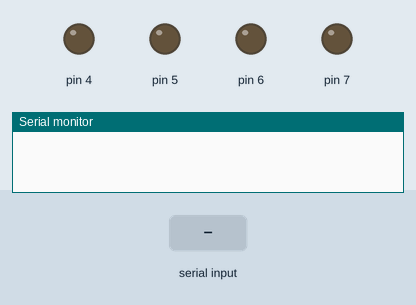
This sketch was run on a simulated Arduino Uno, built with avr-gcc and run on an emulated ATmega328P. On the bench: output pins drawn as LEDs (lit = HIGH), the last lines printed to the serial monitor. The inputs (shaded band) are chosen by the test bench.

Above: at 1.2 s.
1.3 s: "on\n" received over Serial
At 2.5 s:
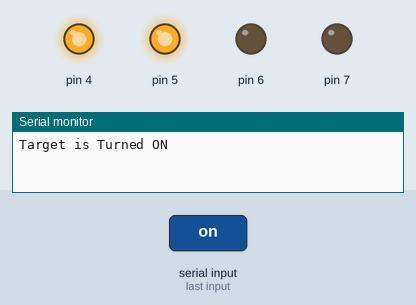
2.8 s: "off\n" received over Serial
At 3.9 s:
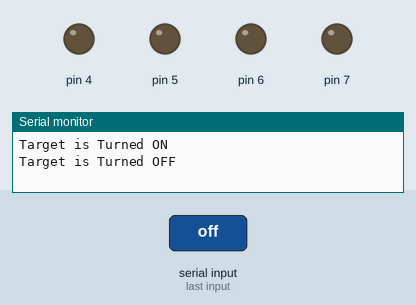
Timing chart, 0 to 5.8 s (numbered marks = the images above; inputs shaded):
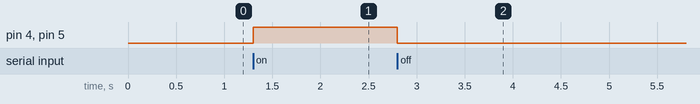

The sketch:

Arduino_remote_relay.ino
```cpp
String relay_status;
String data;

void setup ()
{
pinMode(4, OUTPUT);
pinMode(5, OUTPUT);
pinMode(6, OUTPUT);
pinMode(7, OUTPUT);


Serial.begin (115200);
}

void loop()
{

if(Serial.available()){
        data = Serial.readStringUntil('\n');

        //Serial.println("Reived via serial " + data);

     //relay_status = data.toInt();
       relay_status = data;

if (relay_status=="on")
{
digitalWrite(4,HIGH);
digitalWrite(5,HIGH);
Serial.println();
Serial.println("Target is Turned ON ");
Serial.println();
}

else if (relay_status=="off")
{
digitalWrite(4,LOW);
digitalWrite(5,LOW);
Serial.println();
Serial.println("Target is Turned OFF ");
Serial.println();
}

else
{
Serial.println();
Serial.println("############################################");
Serial.println("To command the power supply:   ");
Serial.println("send command 'on' to power ON the target");
Serial.println("send command 'off' to power OFF the target");
Serial.println("############################################");
Serial.println();
}
}
}
```

Measured:
- after the input at 1.3 s, pin 4, pin 5: LOW → HIGH at once
- after the input at 2.8 s, pin 4, pin 5: HIGH → LOW at once
